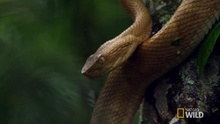
%> input picture prashant.jpg, 220 x 124 px, shrunk from 1280 x 720 before the run
$ octave template.m   (GNU Octave 9; MATLAB toolbox functions it lacks are replaced by stand-ins)
%> lines starting %> are read from the running program, lines starting %| are printed output that depends on the picture
%Template Matching using Performance Index Method
%object in template and in image  need to be same size
clc;
clear;
ig1=imread('prashant.jpg');%main image
%> ig1 is the input picture: size 124x220x3 uint8; mean R, G, B 39.3, 42.1, 28.1
[xi,yi,zi]=size(ig1);
%> xi = 124; yi = 220; zi = 3
if zi==1
    img1=ig1;
else
img1=rgb2gray(ig1);
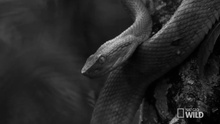
%> img1: size 124x220 uint8; min 0, max 212, mean 39.7
end;
tp1=imread('1.jpg');%part of image
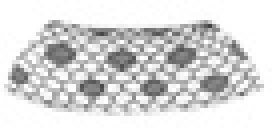
%> input picture 1.JPG, 68 x 32 px, shrunk from 393 x 188 before the run (shown 4 times larger)
%> tp1 is the input picture: size 32x68x3 uint8; min 65, max 255, mean 216.2
[xt,yt,zt]=size(tp1);
%> xt = 32; yt = 68; zt = 3
if zt==1
    temp1=tp1;
else
temp1=rgb2gray(tp1);
end;
subplot(2,3,1);
imshow(img1);
title('Image');
subplot(2,3,2);
imshow(temp1);
title('template');
[xt,yt,zt]=size(temp1);
%> zt = 1
[xi,yi,zi]=size(img1);
%> zi = 1


%> (the run ends here)
